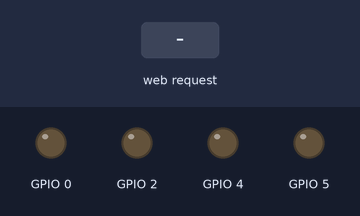
A sketch run on a simulated ESP8266 (NodeMCU). Parts: output pins drawn as LEDs (lit = HIGH). Inputs (shaded band) come from the test bench. WiFi joins after 1.5 s; servers stay silent unless stated.

Above: at 2.2 s.
2.3 s: HTTP request GET /fw received
At 2.6 s:
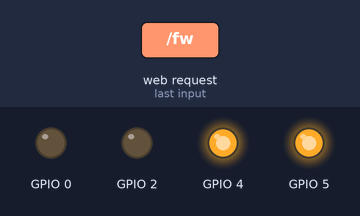
3.8 s: HTTP request GET /bk received
At 4.9 s:
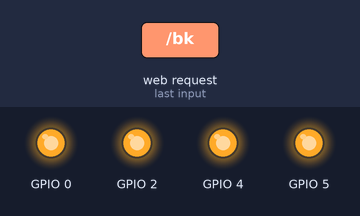
5.3 s: HTTP request GET /lt received
At 6.1 s:
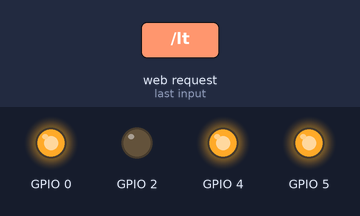
6.8 s: HTTP request GET /rt received
At 7.2 s:
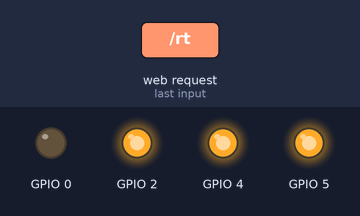
8.3 s: HTTP request GET /st received
At 9.6 s:
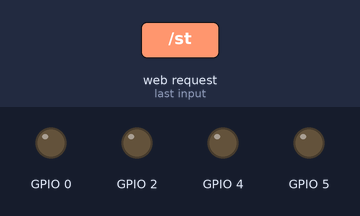
Timing chart, 0 to 10.8 s (numbered marks = the images above; inputs shaded):
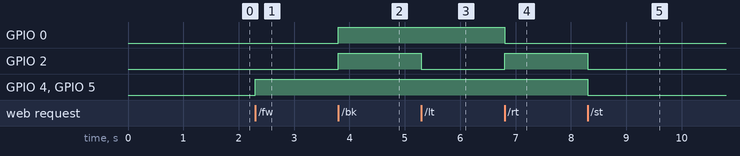

Measured:
- after the input at 2.3 s, GPIO 4, GPIO 5: LOW → HIGH at once
- after the input at 3.8 s, GPIO 0, GPIO 2: LOW → HIGH at once
- after the input at 5.3 s, GPIO 2: HIGH → LOW at once
- after the input at 6.8 s, GPIO 0: HIGH → LOW at once; GPIO 2: LOW → HIGH at once
- after the input at 8.3 s, GPIO 2, GPIO 4, GPIO 5: HIGH → LOW at once

The sketch:

doit_car_fixed_own_network_2019_01_05.ino
```cpp
// (licence header left out)
/* Create a WiFi access point and provide a web server on it to receive command to control motor. */
#include <ESP8266WiFi.h>
#include <WiFiClient.h>
#include <ESP8266WebServer.h>

/* Set these to your desired credentials. */
const char *ssid = "My_Robot";
const char *versionname = "RPM 1.0 (Stanislaw)";

const char *password = "";
const int maxspeed = 1023;
int speedl = maxspeed;
int speedr = maxspeed;

//0 - stop
//1 - forward
//2 - backward
//3 - turn right
//4 - turn left
int motordirection = 0;


ESP8266WebServer server(80);

/* Just a little test message.  Go to http://192.168.4.1 in a web browser
 * connected to this access point to see it.
 */
void handleRoot() {
  server.send(200, "text/plain", "hello from Robot!");
}

void motor_forward(){
  motordirection = 1;
  /*  analogWrite(1, 1023);
    analogWrite(2, 1023);
    digitalWrite(3, 0);
    digitalWrite(4, 0);
*/
     analogWrite(5, abs(speedl));
     analogWrite(4, abs(speedr));
     digitalWrite(0, 0);
     digitalWrite(2, 0);
  }
void motor_stop(){
  motordirection = 0;
    /*
    analogWrite(1, 0);
    analogWrite(2, 0);
    digitalWrite(3, 1);
    digitalWrite(4, 1);
    */
  digitalWrite(5, 0);
  digitalWrite(4, 0);

  digitalWrite(0, 0);
  digitalWrite(2, 0);
  }
void motor_back(){
  motordirection = 2;
    analogWrite(5, abs(speedl));
    analogWrite(4, abs(speedr));
    digitalWrite(0, 1);
    digitalWrite(2, 1);
  }

void motor_left(){
  motordirection = 4;
     analogWrite(5, abs(speedl));
     analogWrite(4, abs(speedr));
    digitalWrite(0, 1);
    digitalWrite(2, 0);
  }
void motor_right(){
  motordirection = 3;
     analogWrite(5, abs(speedl));
     analogWrite(4, abs(speedr));
    digitalWrite(0, 0);
    digitalWrite(2, 1);
  }

  void updatedirection()
  {
    if (motordirection == 0) motor_stop();
    else if (motordirection == 1) motor_forward();
    else if (motordirection == 2) motor_back();
    else if (motordirection == 3) motor_right();
    else if (motordirection == 4) motor_left();
  }

void handlespeed() {
  String message = "";
  if (server.args() > 0)
  {
    float ns = server.arg(0).toFloat();
    if (ns < 0) ns = 0;
    if (ns > 1) ns = 1;
    speedl = (int)(ns * maxspeed);
    speedr = speedl;
    server.send(200, "text/plain", "New speed of left and right motor = " + String(speedl));
    updatedirection();
  }
  server.send(200, "text/plain", "Wrong parameter");
}

void handlespeedl() {
  String message = "";
  if (server.args() > 0)
  {
    float ns = server.arg(0).toFloat();
    if (ns < 0) ns = 0;
    if (ns > 1) ns = 1;
    speedl = (int)(ns * maxspeed);
    server.send(200, "text/plain", "New speed of left motor = " + String(speedl));
    updatedirection();
  }
  server.send(200, "text/plain", "Wrong parameter");
}


void handlespeedr() {
  String message = "";
  if (server.args() > 0)
  {
    float ns = server.arg(0).toFloat();
    if (ns < 0) ns = 0;
    if (ns > 1) ns = 1;
    speedr = (int)(ns * maxspeed);
    server.send(200, "text/plain", "New speed of right motor = " + String(speedl));
    updatedirection();
  }
  server.send(200, "text/plain", "Wrong parameter");
}


void setup() {
  // prepare Motor Output Pins
    /*pinMode(1, OUTPUT); // 1,2EN aka D1 pwm left
    pinMode(2, OUTPUT); // 3,4EN aka D2 pwm right
    pinMode(3, OUTPUT); // 1A,2A aka D3
    pinMode(4, OUTPUT); // 3A,4A aka D4
*/
  pinMode(5, OUTPUT);
  pinMode(4, OUTPUT);
  pinMode(0, OUTPUT);
  pinMode(2, OUTPUT);

  digitalWrite(5, 0);
  digitalWrite(4, 0);

  digitalWrite(0, 0); //LED Light on
  digitalWrite(2, 0);

  delay(1000);
  //Serial.begin(115200);
  //Serial.println();
  //Serial.print("Configuring access point...");
  /* You can remove the password parameter if you want the AP to be open. */
  WiFi.mode(WIFI_AP);
  WiFi.softAP(ssid, password);
server.begin();
  //IPAddress myIP = WiFi.softAPIP();

  //Serial.print("AP IP address: ");
  //Serial.println(myIP);

  //IPAddress ip(192, 168, 1, 101); // where xx is the desired IP Address
  //IPAddress gateway(192, 168, 1, 1); // set gateway to match your network
  //Serial.print(F("Setting static ip to : "));
  //Serial.println(ip);
  //IPAddress subnet(255, 255, 255, 0); // set subnet mask to match your
  //WiFi.config(ip, gateway, subnet);

 //WiFi.begin(ssid, password);

/*
  while (WiFi.status() != WL_CONNECTED) {
    delay(500);
    //Serial.print(".");
  }*/

  server.on("/", handleRoot);
 /*
  server.on("/inline", []() {
    server.send(200, "text/plain", "this works as well");
  });*/

  server.on("/io", []() {
    server.send(200, "text/plain", versionname);
  });

  server.on("/fw", []() {
    motor_forward();
    server.send(200, "text/plain", "Forward");
    //Serial.println("Forward");
  });
  server.on("/bk", []() {
    motor_back();
    server.send(200, "text/plain", "Back");
    //Serial.println("Back");
  });

  server.on("/st", []() {
    motor_stop();
    server.send(200, "text/plain", "Stop");
  });
  server.on("/lt", []() {
    motor_left();
    server.send(200, "text/plain", "Left");
  });
  server.on("/rt", []() {
    motor_right();
    server.send(200, "text/plain", "Right");
  });
  //change speed of left and right motor
  server.on("/speed", handlespeed);
  //change speed of left motor
  server.on("/speedl", handlespeedl);
  //change speed of right motor
  server.on("/speedr", handlespeedr);


  //server.onNotFound(handleNotFound);
  server.begin();
  //Serial.println("Start");
  //Serial.println("HTTP server started");


}

void loop() {
  /*if (WiFi.status() != WL_CONNECTED)
  {
    WiFi.begin(ssid, password);

    while (WiFi.status() != WL_CONNECTED) {
      delay(500);
      //Serial.print(".");
    }
  }*/

  server.handleClient();
  /*analogWrite(1, 1023);
    analogWrite(2, 1023);
    digitalWrite(3, 0);
    digitalWrite(4, 0);
    delay(200);*/
}
```
